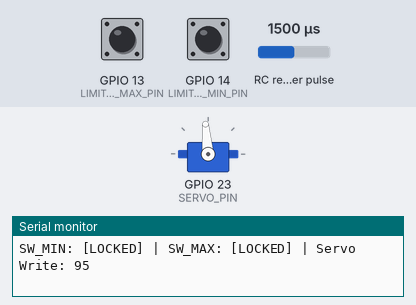
Bench run of a sketch on a simulated ESP32. On the bench: servo, the last lines printed to the serial monitor. Wiring (inferred from the names in the program): RC receiver channel: data GPIO 4. Inputs (shaded band) come from the test bench; at power-on: GPIO 13 (LIMIT_SWITCH_MAX_PIN) LOW, GPIO 14 (LIMIT_SWITCH_MIN_PIN) LOW, RC receiver pulse 1500 µs.

Above: at 1.2 s.
1.3 s: GPIO 13 (LIMIT_SWITCH_MAX_PIN) pulled HIGH for 0.15 s
2.9 s: GPIO 14 (LIMIT_SWITCH_MIN_PIN) pulled HIGH for 0.15 s
4.5 s: GPIO 13 (LIMIT_SWITCH_MAX_PIN) driven HIGH and GPIO 14 (LIMIT_SWITCH_MIN_PIN) driven HIGH
6.4 s: RC receiver pulse (sensor on GPIO 4) set to 1315 µs
7.9 s: RC receiver pulse (sensor on GPIO 4) set to 1286 µs
At 8.3 s:
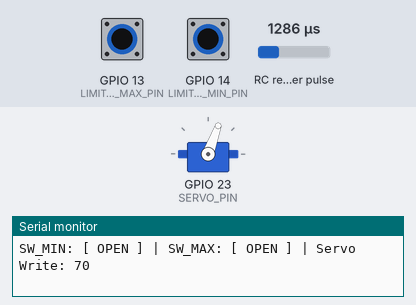
9.4 s: RC receiver pulse (sensor on GPIO 4) set to 1750 µs
At 10.7 s:
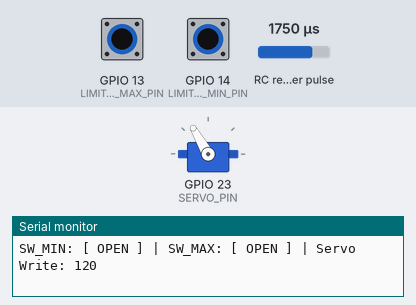
Timing chart, 0 to 11.9 s (numbered marks = the images above; inputs shaded):
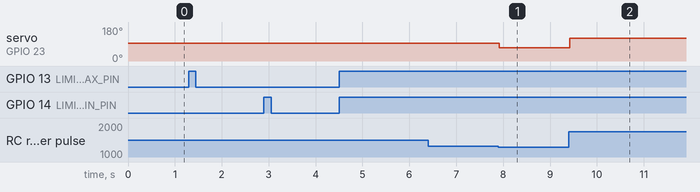

Measured:
- the behaviour switches between 1300 and 1299 µs on RC receiver pulse (sensor on GPIO 4) (found by bisection; images 0 and 1)
- after the input at 7.9 s, servo on GPIO 23 (SERVO_PIN): 95° → 70° at once
- after the input at 9.4 s, servo on GPIO 23 (SERVO_PIN): 70° → 120° at once

The sketch:

flysky_pince_y.ino
```cpp
#include <ESP32Servo.h>

const int SERVO_PIN = 23;
const int RC_INPUT_PIN = 4;
const int LIMIT_SWITCH_MIN_PIN = 14;
const int LIMIT_SWITCH_MAX_PIN = 13;

Servo myServo;

// --- ADJUST THIS IF IT CREEPS ---
const int STOP_SPEED = 95; // If it creeps right, try 88. If left, try 92.
// --------------------------------

const int FULL_RIGHT = 120; //70
const int FULL_LEFT = 70;//70
const int THRESHOLD_LOW = 1300;
const int THRESHOLD_HIGH = 1700;

volatile unsigned long rcPulseWidth = 1500;
volatile unsigned long rcPulseStart = 0;

void IRAM_ATTR rcInterrupt() {
  if (digitalRead(RC_INPUT_PIN) == HIGH) {
    rcPulseStart = micros();
  } else {
    unsigned long pulseWidth = micros() - rcPulseStart;
    if (pulseWidth >= 800 && pulseWidth <= 2200) {
      rcPulseWidth = pulseWidth;
    }
  }
}

void setup() {
  Serial.begin(115200);

  // Use INTERNAL PULLUP: Switch MUST connect Pin to GND
  pinMode(LIMIT_SWITCH_MIN_PIN, INPUT_PULLDOWN);
  pinMode(LIMIT_SWITCH_MAX_PIN, INPUT_PULLDOWN);
  pinMode(RC_INPUT_PIN, INPUT);

  attachInterrupt(digitalPinToInterrupt(RC_INPUT_PIN), rcInterrupt, CHANGE);

  myServo.setPeriodHertz(50);
  myServo.attach(SERVO_PIN, 500, 2400);
  myServo.write(STOP_SPEED);
}

void loop() {
  // Read Switches: LOW means the switch is closed to Ground
  bool minLimitPressed = (digitalRead(LIMIT_SWITCH_MIN_PIN) == LOW);
  bool maxLimitPressed = (digitalRead(LIMIT_SWITCH_MAX_PIN) == LOW);

  int command = STOP_SPEED;

  // Determine intended direction
  if (rcPulseWidth < THRESHOLD_LOW) {
    command = FULL_LEFT;
  } else if (rcPulseWidth > THRESHOLD_HIGH) {
    command = FULL_RIGHT;
  }

  // --- HARD LIMIT LOGIC ---
  // If we want to go LEFT (speed < 90) but MIN limit is hit -> STOP
  if (command < STOP_SPEED && minLimitPressed) {
    command = STOP_SPEED;
  }

  // If we want to go RIGHT (speed > 90) but MAX limit is hit -> STOP
  if (command > STOP_SPEED && maxLimitPressed) {
    command = STOP_SPEED;
  }

  myServo.write(command);

  // DEBUG CONSOLE: Use this to test your switches!
  static unsigned long lastPrint = 0;
  if (millis() - lastPrint > 100) {
    Serial.print("SW_MIN: "); Serial.print(minLimitPressed ? "[LOCKED]" : "[ OPEN ]");
    Serial.print(" | SW_MAX: "); Serial.print(maxLimitPressed ? "[LOCKED]" : "[ OPEN ]");
    Serial.print(" | Servo Write: "); Serial.println(command);
    lastPrint = millis();
  }
}
```
